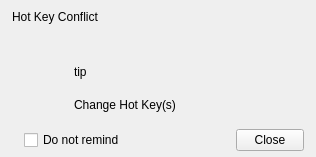
<?xml version="1.0" encoding="UTF-8"?>
<ui version="4.0">
 <class>ShortcutConflictDlg</class>
 <widget class="QDialog" name="ShortcutConflictDlg">
  <property name="geometry">
   <rect>
    <x>0</x>
    <y>0</y>
    <width>316</width>
    <height>157</height>
   </rect>
  </property>
  <property name="windowTitle">
   <string>ShortcutConflictDlg</string>
  </property>
  <layout class="QVBoxLayout" name="verticalLayoutMain" stretch="0,1,0">
   <property name="spacing">
    <number>0</number>
   </property>
   <property name="leftMargin">
    <number>0</number>
   </property>
   <property name="topMargin">
    <number>0</number>
   </property>
   <property name="rightMargin">
    <number>0</number>
   </property>
   <property name="bottomMargin">
    <number>0</number>
   </property>
   <item>
    <widget class="QWidget" name="widgetTitleBar" native="true">
     <property name="minimumSize">
      <size>
       <width>0</width>
       <height>33</height>
      </size>
     </property>
     <property name="maximumSize">
      <size>
       <width>16777215</width>
       <height>33</height>
      </size>
     </property>
     <layout class="QHBoxLayout" name="horizontalLayout">
      <property name="leftMargin">
       <number>12</number>
      </property>
      <property name="topMargin">
       <number>0</number>
      </property>
      <property name="rightMargin">
       <number>0</number>
      </property>
      <property name="bottomMargin">
       <number>0</number>
      </property>
      <item>
       <widget class="QLabel" name="labelTitle">
        <property name="text">
         <string>Hot Key Conflict</string>
        </property>
       </widget>
      </item>
      <item>
       <spacer name="horizontalSpacer">
        <property name="orientation">
         <enum>Qt::Horizontal</enum>
        </property>
        <property name="sizeHint" stdset="0">
         <size>
          <width>258</width>
          <height>20</height>
         </size>
        </property>
       </spacer>
      </item>
      <item>
       <layout class="QVBoxLayout" name="verticalLayout_3">
        <property name="spacing">
         <number>0</number>
        </property>
        <item>
         <widget class="StylePushButton" name="btnClose">
          <property name="text">
           <string/>
          </property>
          <property name="flat">
           <bool>true</bool>
          </property>
         </widget>
        </item>
        <item>
         <spacer name="verticalSpacer_5">
          <property name="orientation">
           <enum>Qt::Vertical</enum>
          </property>
          <property name="sizeHint" stdset="0">
           <size>
            <width>20</width>
            <height>40</height>
           </size>
          </property>
         </spacer>
        </item>
       </layout>
      </item>
     </layout>
    </widget>
   </item>
   <item>
    <widget class="QWidget" name="widgetCenter" native="true">
     <layout class="QHBoxLayout" name="horizontalLayout_3" stretch="0,1">
      <property name="leftMargin">
       <number>20</number>
      </property>
      <property name="topMargin">
       <number>12</number>
      </property>
      <property name="rightMargin">
       <number>12</number>
      </property>
      <property name="bottomMargin">
       <number>12</number>
      </property>
      <item>
       <widget class="QWidget" name="widgetIcon" native="true">
        <layout class="QVBoxLayout" name="verticalLayout_4">
         <property name="spacing">
          <number>0</number>
         </property>
         <property name="leftMargin">
          <number>0</number>
         </property>
         <property name="topMargin">
          <number>0</number>
         </property>
         <property name="rightMargin">
          <number>0</number>
         </property>
         <property name="bottomMargin">
          <number>0</number>
         </property>
         <item>
          <spacer name="verticalSpacer_3">
           <property name="orientation">
            <enum>Qt::Vertical</enum>
           </property>
           <property name="sizeHint" stdset="0">
            <size>
             <width>20</width>
             <height>8</height>
            </size>
           </property>
          </spacer>
         </item>
         <item>
          <widget class="QLabel" name="labelIcon">
           <property name="minimumSize">
            <size>
             <width>48</width>
             <height>48</height>
            </size>
           </property>
           <property name="maximumSize">
            <size>
             <width>48</width>
             <height>48</height>
            </size>
           </property>
           <property name="text">
            <string/>
           </property>
           <property name="pixmap">
            <pixmap resource="../inst.qrc">:/messagebox/warning.png</pixmap>
           </property>
           <property name="scaledContents">
            <bool>true</bool>
           </property>
          </widget>
         </item>
         <item>
          <spacer name="verticalSpacer_4">
           <property name="orientation">
            <enum>Qt::Vertical</enum>
           </property>
           <property name="sizeHint" stdset="0">
            <size>
             <width>20</width>
             <height>8</height>
            </size>
           </property>
          </spacer>
         </item>
        </layout>
       </widget>
      </item>
      <item>
       <widget class="QWidget" name="widgetTip" native="true">
        <layout class="QVBoxLayout" name="verticalLayout" stretch="1,0">
         <property name="spacing">
          <number>0</number>
         </property>
         <property name="leftMargin">
          <number>0</number>
         </property>
         <property name="topMargin">
          <number>0</number>
         </property>
         <property name="rightMargin">
          <number>0</number>
         </property>
         <property name="bottomMargin">
          <number>0</number>
         </property>
         <item>
          <widget class="QLabel" name="labelTip">
           <property name="text">
            <string>tip</string>
           </property>
           <property name="alignment">
            <set>Qt::AlignLeading|Qt::AlignLeft|Qt::AlignVCenter</set>
           </property>
           <property name="wordWrap">
            <bool>true</bool>
           </property>
          </widget>
         </item>
         <item>
          <widget class="ClickableLabel" name="labelModify">
           <property name="text">
            <string>Change Hot Key(s)</string>
           </property>
          </widget>
         </item>
        </layout>
       </widget>
      </item>
     </layout>
    </widget>
   </item>
   <item>
    <widget class="QWidget" name="widgetBottomBar" native="true">
     <property name="minimumSize">
      <size>
       <width>0</width>
       <height>33</height>
      </size>
     </property>
     <property name="maximumSize">
      <size>
       <width>16777215</width>
       <height>33</height>
      </size>
     </property>
     <layout class="QHBoxLayout" name="horizontalLayout_2">
      <property name="leftMargin">
       <number>24</number>
      </property>
      <property name="topMargin">
       <number>0</number>
      </property>
      <property name="rightMargin">
       <number>12</number>
      </property>
      <property name="bottomMargin">
       <number>0</number>
      </property>
      <item>
       <widget class="QCheckBox" name="checkBoxNotRemind">
        <property name="text">
         <string>Do not remind</string>
        </property>
       </widget>
      </item>
      <item>
       <spacer name="horizontalSpacer_2">
        <property name="orientation">
         <enum>Qt::Horizontal</enum>
        </property>
        <property name="sizeHint" stdset="0">
         <size>
          <width>156</width>
          <height>19</height>
         </size>
        </property>
       </spacer>
      </item>
      <item>
       <widget class="QPushButton" name="pushButtonClose">
        <property name="minimumSize">
         <size>
          <width>68</width>
          <height>0</height>
         </size>
        </property>
        <property name="text">
         <string>Close</string>
        </property>
       </widget>
      </item>
     </layout>
    </widget>
   </item>
  </layout>
 </widget>
 <layoutdefault spacing="6" margin="11"/>
 <customwidgets>
  <customwidget>
   <class>StylePushButton</class>
   <extends>QPushButton</extends>
   <header>stylepushbutton.h</header>
  </customwidget>
  <customwidget>
   <class>ClickableLabel</class>
   <extends>QLabel</extends>
   <header location="global">clickablelabel.h</header>
  </customwidget>
 </customwidgets>
 <resources>
  <include location="../../../../../../../qtworkspace/old_2013_2_1_1877/widgets/resources.qrc"/>
  <include location="../inst.qrc"/>
 </resources>
 <connections/>
</ui>
